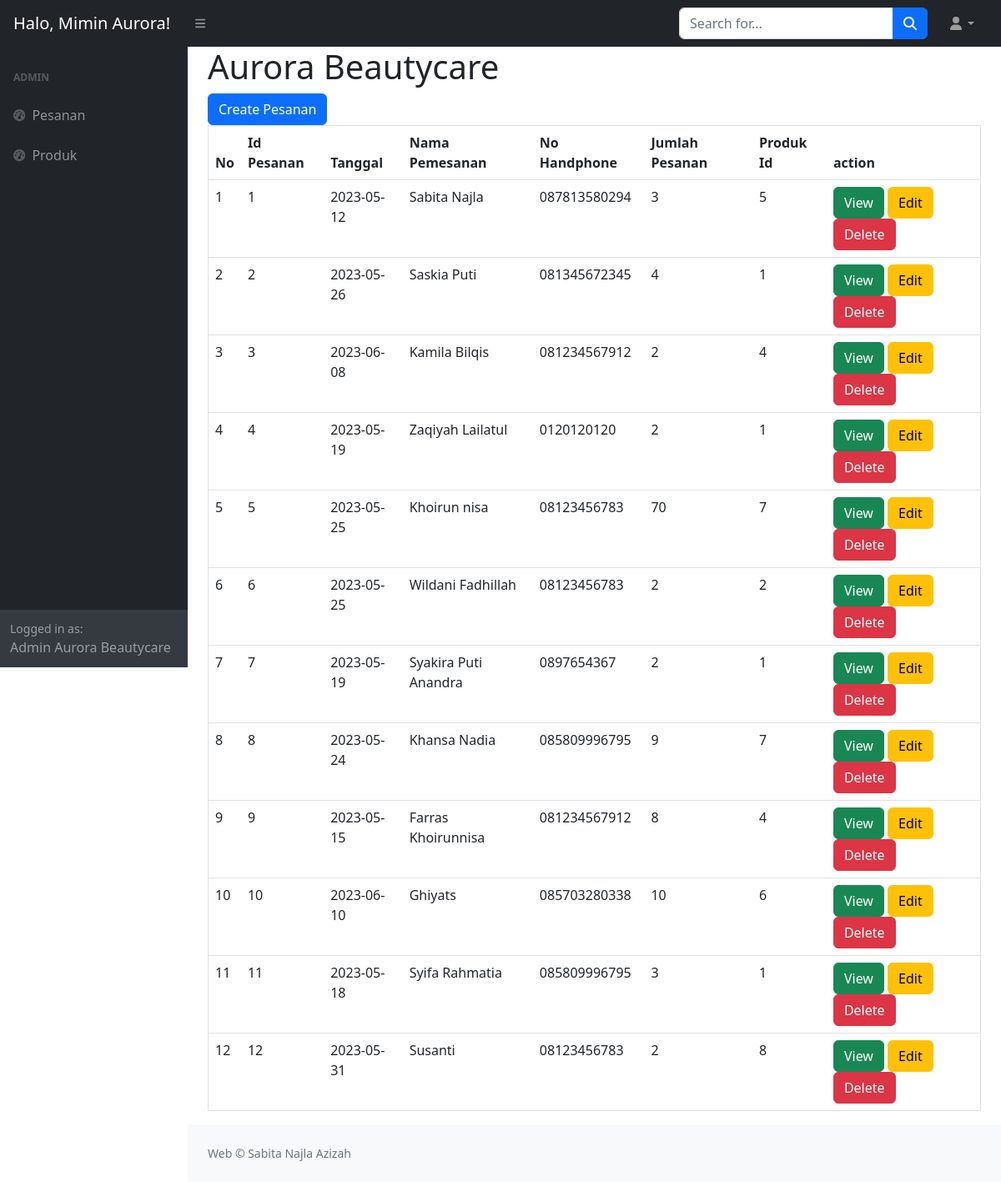
Screenshot of /index_pesanan.php with the database file from the repository.
### tables this page shows
CREATE TABLE `pesanan` (
  `id_pesanan` int(10) NOT NULL,
  `tanggal` date NOT NULL,
  `nama_pemesan` varchar(50) NOT NULL,
  `no_hp` varchar(15) NOT NULL,
  `jumlah_pesanan` int(100) NOT NULL,
  `produk_id` int(50) NOT NULL
);

### index_pesanan.php (the view, shortened to what this page needs)
<!DOCTYPE html>
<html lang="en">
    <head>
        <link href="https://cdn.jsdelivr.net/npm/simple-datatables@7.1.2/dist/style.min.css" rel="stylesheet" />
        <link href="css/styles.css" rel="stylesheet" />
    </head>
    <body class="sb-nav-fixed">
        <nav class="sb-topnav navbar navbar-expand navbar-dark bg-dark">
            <a class="navbar-brand ps-3" href="#">Halo, Mimin Aurora!</a>
            <button class="btn btn-link btn-sm order-1 order-lg-0 me-4 me-lg-0" id="sidebarToggle" href="#!"><i class="fas fa-bars"></i></button>
            <form class="d-none d-md-inline-block form-inline ms-auto me-0 me-md-3 my-2 my-md-0">
                <div class="input-group">
                    <input class="form-control" type="text" placeholder="Search for..." aria-label="Search for..." aria-describedby="btnNavbarSearch" />
                    <button class="btn btn-primary" id="btnNavbarSearch" type="button"><i class="fas fa-search"></i></button>
                </div>
            </form>
            <ul class="navbar-nav ms-auto ms-md-0 me-3 me-lg-4">
                <li class="nav-item dropdown">
                    <a class="nav-link dropdown-toggle" id="navbarDropdown" href="#" role="button" data-bs-toggle="dropdown" aria-expanded="false"><i class="fas fa-user fa-fw"></i></a>
                </li>
            </ul>
        </nav>
        <div id="layoutSidenav">
            <div id="layoutSidenav_nav">
                <nav class="sb-sidenav accordion sb-sidenav-dark" id="sidenavAccordion">
                    <div class="sb-sidenav-menu">
                        <div class="nav">
                            <div class="sb-sidenav-menu-heading">Admin</div>
                            <a class="nav-link" href="index_pesanan.php">
                                <div class="sb-nav-link-icon"><i class="fas fa-tachometer-alt"></i></div>
                                Pesanan
                            </a>
                            <a class="nav-link" href="index.php">
                                <div class="sb-nav-link-icon"><i class="fas fa-tachometer-alt"></i></div>
                                Produk
                            </a>
                        </div>
                    </div>
                    <div class="sb-sidenav-footer">
                        <div class="small">Logged in as:</div>
                        Admin Aurora Beautycare
                    </div>
                </nav>
            </div>
            <div id="layoutSidenav_content">
                <main>
                    <div class="container-fluid px-4">
                        <h1>Aurora Beautycare</h1>
                        <?php
    require_once 'dbkecantikan.php';
    ?>
    <?php
      $sql = "SELECT * FROM pesanan";
      $rs = $dbh->query($sql);
    ?>
      <a class="btn btn-primary" href="form_pesanan.php" role="button">Create Pesanan</a>
        <table class="table" width="100%" border="1" cellspacing="2" cellpadding="2">
            <thead>
                <tr>
                    <th>No</th>
                    <th>Id Pesanan</th>
                    <th>Tanggal</th>
                    <th>Nama Pemesanan</th>
                    <th>No Handphone</th>
                    <th>Jumlah Pesanan</th>
                    <th>Produk Id</th>
                    <th>action</th>
                </tr>
            </thead>
            <tbody>
                <?php
                $nomor  =1 ;
                foreach($rs as $row){
                ?>
                    <tr>
                        <td><?=$nomor?></td>
                        <td><?=$row['id_pesanan']?></td>
                        <td><?=$row['tanggal']?></td>
                        <td><?=$row['nama_pemesan']?></td>
                        <td><?=$row['no_hp']?></td>
                        <td><?=$row['jumlah_pesanan']?></td>
                        <td><?=$row['produk_id']?></td>
                        <td>
                        <a class="btn btn-success" href="view_pesanan.php?id=<?=$row['id_pesanan']?>">View</a>
                        <a class="btn btn-warning" href="edit_pesanan.php?idedit=<?=$row['id_pesanan']?>">Edit</a>
                        <a class="btn btn-danger" href="delete_pesanan.php?iddel=<?=$row['id_pesanan']?>"
                        onclick="if(!confirm('Anda Yakin Hapus Data pemesan <?=$row['nama_pemesan']?>?')) {return false}"
                        >Delete</a>
                        </td>
                    </tr>
                <?php
                $nomor++;
                }
                ?>
            </tbody>
        </table>
            </div>
                </main>
                <footer class="py-4 bg-light mt-auto">
                    <div class="container-fluid px-4">
                        <div class="d-flex align-items-center justify-content-between small">
                            <div class="text-muted">Web &copy; Sabita Najla Azizah</div>
                        </div>
                    </div>
                </footer>
            </div>
        </div>
    </body>
</html>

### rows the page displays
pesanan: id_pesanan "1", tanggal "2023-05-12", nama_pemesan "Sabita Najla", no_hp "087813580294", jumlah_pesanan "3", produk "5"
pesanan: id_pesanan "2", tanggal "2023-05-26", nama_pemesan "Saskia Puti", no_hp "081345672345", jumlah_pesanan "4", produk "1"
pesanan: id_pesanan "3", tanggal "2023-06-08", nama_pemesan "Kamila Bilqis", no_hp "081234567912", jumlah_pesanan "2", produk "4"
pesanan: id_pesanan "4", tanggal "2023-05-19", nama_pemesan "Zaqiyah Lailatul", no_hp "0120120120", jumlah_pesanan "2", produk "1"
pesanan: id_pesanan "5", tanggal "2023-05-25", nama_pemesan "Khoirun nisa", no_hp "08123456783", jumlah_pesanan "70", produk "7"
pesanan: id_pesanan "6", tanggal "2023-05-25", nama_pemesan "Wildani Fadhillah", no_hp "08123456783", jumlah_pesanan "2", produk "2"
pesanan: id_pesanan "7", tanggal "2023-05-19", nama_pemesan "Syakira Puti Anandra", no_hp "0897654367", jumlah_pesanan "2", produk "1"
pesanan: id_pesanan "8", tanggal "2023-05-24", nama_pemesan "Khansa Nadia", no_hp "085809996795", jumlah_pesanan "9", produk "7"
pesanan: id_pesanan "9", tanggal "2023-05-15", nama_pemesan "Farras Khoirunnisa", no_hp "081234567912", jumlah_pesanan "8", produk "4"
pesanan: id_pesanan "10", tanggal "2023-06-10", nama_pemesan "Ghiyats", no_hp "085703280338", jumlah_pesanan "10", produk "6"
pesanan: id_pesanan "11", tanggal "2023-05-18", nama_pemesan "Syifa Rahmatia", no_hp "085809996795", jumlah_pesanan "3", produk "1"
pesanan: id_pesanan "12", tanggal "2023-05-31", nama_pemesan "Susanti", no_hp "08123456783", jumlah_pesanan "2", produk "8"
